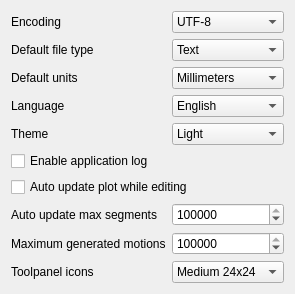
                    <widget class="QWidget" name="generalTab">
                        <attribute name="title">
                            <string>General</string>
                        </attribute>
                        <layout class="QFormLayout" name="generalForm">
                            <item row="0" column="0">
                                <widget class="QLabel" name="encodingLabel">
                                    <property name="text">
                                        <string>Encoding</string>
                                    </property>
                                </widget>
                            </item>
                            <item row="0" column="1">
                                <widget class="QComboBox" name="encodingCombo">
                                    <item>
                                        <property name="text">
                                            <string>UTF-8</string>
                                        </property>
                                    </item>
                                    <item>
                                        <property name="text">
                                            <string>Windows-1251</string>
                                        </property>
                                    </item>
                                </widget>
                            </item>
                            <item row="1" column="0">
                                <widget class="QLabel" name="fileTypeLabel">
                                    <property name="text">
                                        <string>Default file type</string>
                                    </property>
                                </widget>
                            </item>
                            <item row="1" column="1">
                                <widget class="QComboBox" name="fileTypeCombo">
                                    <item>
                                        <property name="text">
                                            <string>Text</string>
                                        </property>
                                    </item>
                                    <item>
                                        <property name="text">
                                            <string>ISO G-code</string>
                                        </property>
                                    </item>
                                </widget>
                            </item>
                            <item row="2" column="0">
                                <widget class="QLabel" name="unitsLabel">
                                    <property name="text">
                                        <string>Default units</string>
                                    </property>
                                </widget>
                            </item>
                            <item row="2" column="1">
                                <widget class="QComboBox" name="unitsCombo">
                                    <item>
                                        <property name="text">
                                            <string>Millimeters</string>
                                        </property>
                                    </item>
                                    <item>
                                        <property name="text">
                                            <string>Inches</string>
                                        </property>
                                    </item>
                                </widget>
                            </item>
                            <item row="3" column="0">
                                <widget class="QLabel" name="languageLabel">
                                    <property name="text">
                                        <string>Language</string>
                                    </property>
                                </widget>
                            </item>
                            <item row="3" column="1">
                                <widget class="QComboBox" name="languageCombo">
                                    <item>
                                        <property name="text">
                                            <string>English</string>
                                        </property>
                                    </item>
                                    <item>
                                        <property name="text">
                                            <string>Russian</string>
                                        </property>
                                    </item>
                                </widget>
                            </item>
                            <item row="4" column="0">
                                <widget class="QLabel" name="themeLabel">
                                    <property name="text">
                                        <string>Theme</string>
                                    </property>
                                </widget>
                            </item>
                            <item row="4" column="1">
                                <widget class="QComboBox" name="themeCombo">
                                    <item>
                                        <property name="text">
                                            <string>Light</string>
                                        </property>
                                    </item>
                                    <item>
                                        <property name="text">
                                            <string>Dark</string>
                                        </property>
                                    </item>
                                </widget>
                            </item>
                            <item row="5" column="0" colspan="2">
                                <widget class="QCheckBox" name="loggingCheck">
                                    <property name="text">
                                        <string>Enable application log</string>
                                    </property>
                                </widget>
                            </item>
                            <item row="6" column="0" colspan="2">
                                <widget class="QCheckBox" name="autoUpdateCheck">
                                    <property name="text">
                                        <string>Auto update plot while editing</string>
                                    </property>
                                </widget>
                            </item>
                            <item row="7" column="0">
                                <widget class="QLabel" name="autoUpdateMaxSegmentsLabel">
                                    <property name="text">
                                        <string>Auto update max segments</string>
                                    </property>
                                </widget>
                            </item>
                            <item row="7" column="1">
                                <widget class="QSpinBox" name="autoUpdateMaxSegmentsSpin">
                                    <property name="toolTip">
                                        <string>Maximum sampled points for automatic refresh only. Manual Update has no hidden render limit.</string>
                                    </property>
                                    <property name="minimum">
                                        <number>1000</number>
                                    </property>
                                    <property name="maximum">
                                        <number>2147483647</number>
                                    </property>
                                    <property name="singleStep">
                                        <number>5000</number>
                                    </property>
                                    <property name="value">
                                        <number>2147483647</number>
                                    </property>
                                </widget>
                            </item>
                            <item row="8" column="0">
                                <widget class="QLabel" name="maxGeneratedMotionsLabel">
                                    <property name="text">
                                        <string>Maximum generated motions</string>
                                    </property>
                                </widget>
                            </item>
                            <item row="8" column="1">
                                <widget class="QSpinBox" name="maxGeneratedMotionsSpin">
                                    <property name="toolTip">
                                        <string>Maximum total number of motions generated by one CNC execution.</string>
                                    </property>
                                    <property name="minimum">
                                        <number>1</number>
                                    </property>
                                    <property name="maximum">
                                        <number>2147483647</number>
                                    </property>
                                    <property name="singleStep">
                                        <number>50000</number>
                                    </property>
                                    <property name="value">
                                        <number>2147483647</number>
                                    </property>
                                </widget>
                            </item>
                            <item row="9" column="0">
                                <widget class="QLabel" name="toolpanelIconsLabel">
                                    <property name="text">
                                        <string>Toolpanel icons</string>
                                    </property>
                                </widget>
                            </item>
                            <item row="9" column="1">
                                <widget class="QComboBox" name="toolpanelIconsCombo">
                                    <property name="currentIndex"><number>1</number></property>
                                    <item><property name="text"><string>Large 32x32</string></property></item>
                                    <item><property name="text"><string>Medium 24x24</string></property></item>
                                    <item><property name="text"><string>Small 16x16</string></property></item>
                                </widget>
                            </item>
                        </layout>
                    </widget>
